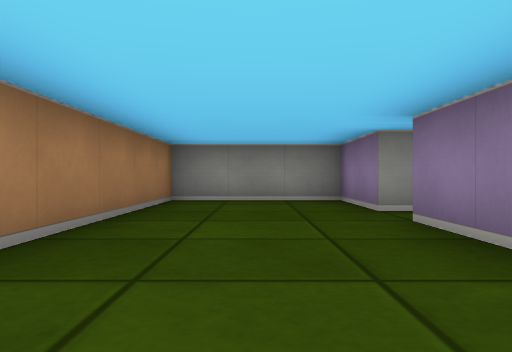
[1] (above)

22 first-person views from a walk through a cub3D ray-caster map. The camera is about half as high as the walls, looks level and sees 70° across. The floor is counted in squares. Each view is taken from the middle of a square. On the plan, view 1 faces up. The plan holds only what a view shows up to about 9 squares ahead; the rest is blank.

[2]
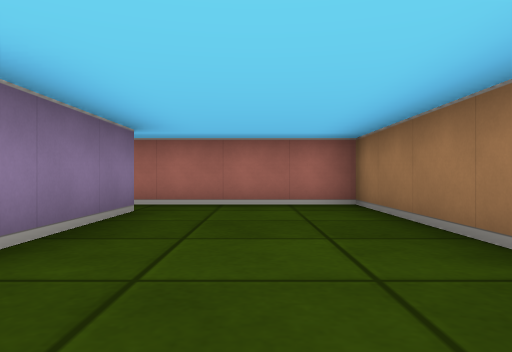

[3]
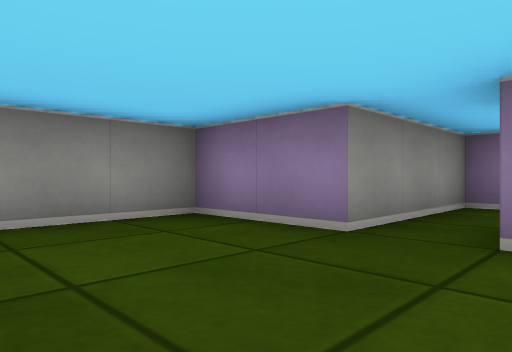

[4]
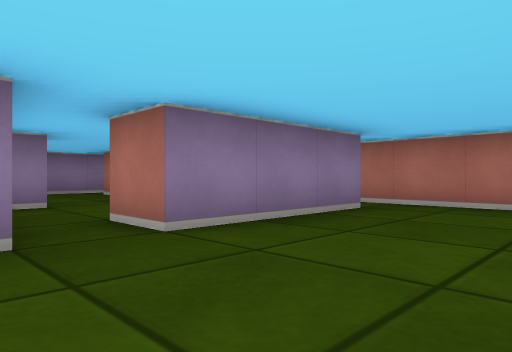

[5]
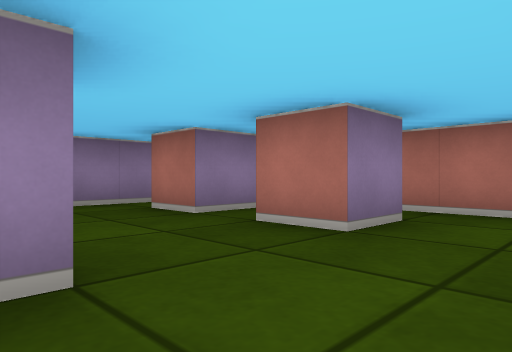

[6]
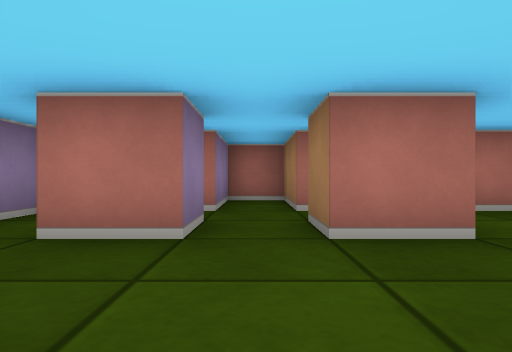

[7]
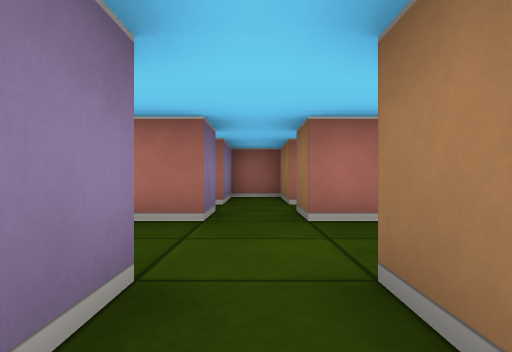

[8]
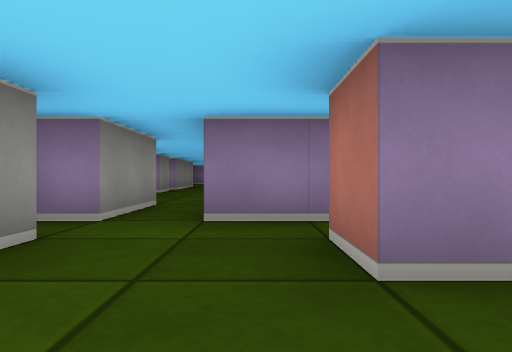

[9]
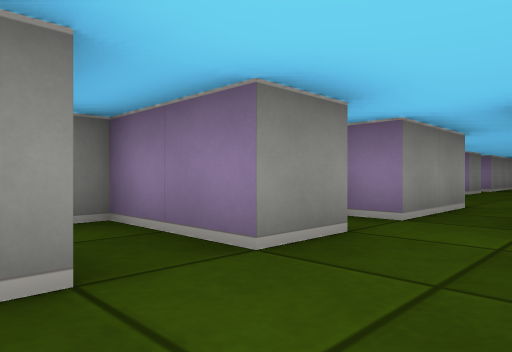

[10]
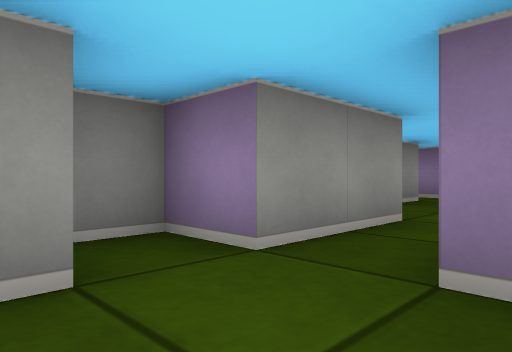

[11]
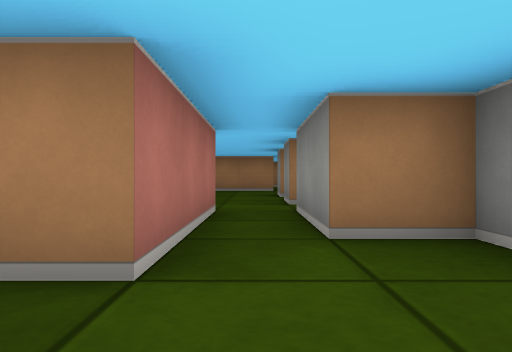

[12]
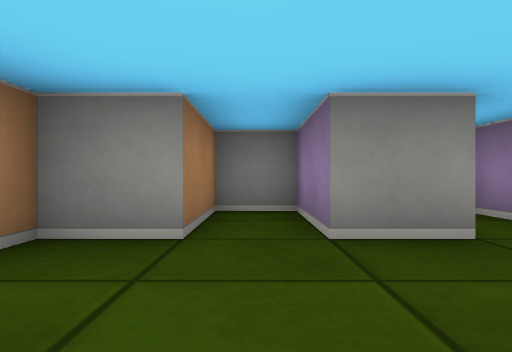

[13]
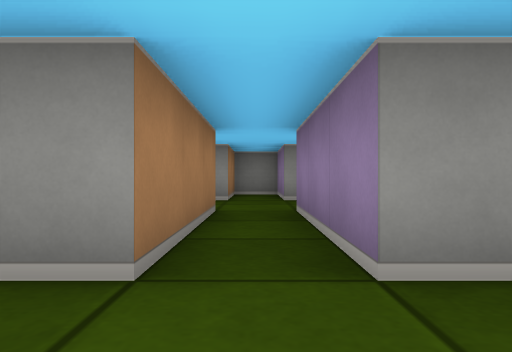

[14]
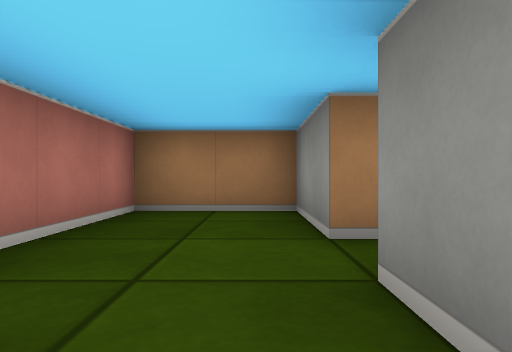

[15]
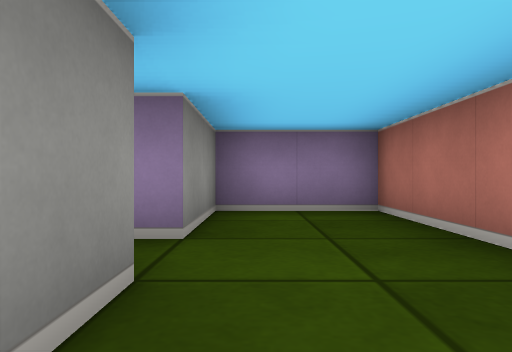

[16]
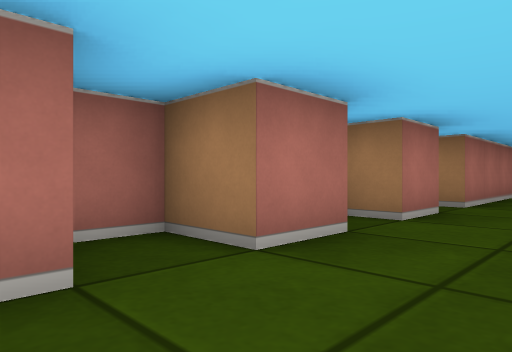

[17]
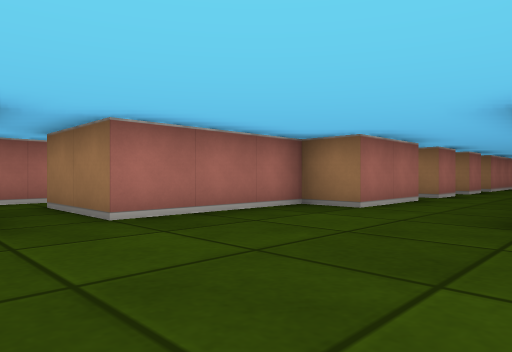

[18]
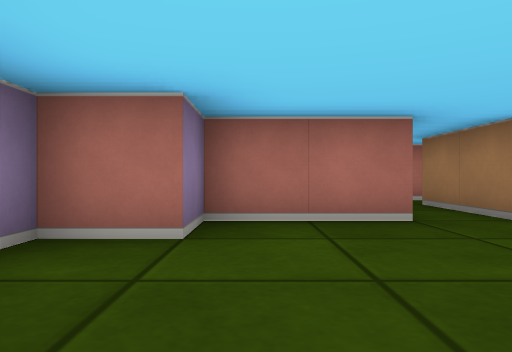

[19]
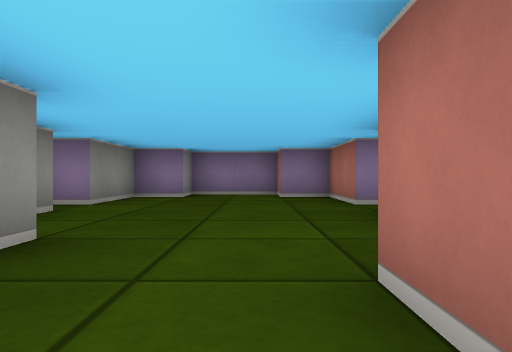

[20]
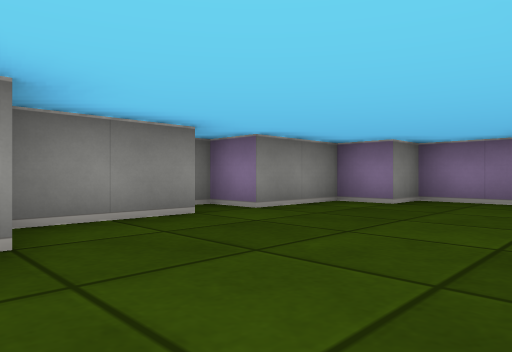

[21]
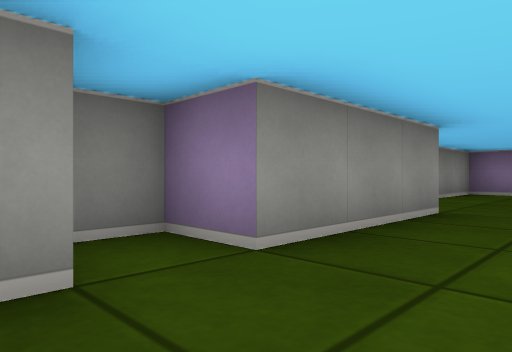

[22]
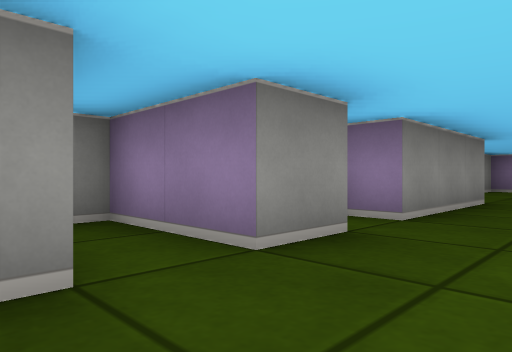

### Floor plan
Ten units are one square. View 1 is at (0, 0); x grows to the right and y downward. Boxes are objects, and circles mark ways between rooms. Rooms are numbered by the first view taken in them; rooms with no view inside come last. Other rooms are left out.
<svg viewBox="-20 -70 280 100">
<path fill="none" stroke="#000" d="M15 -5 15 -35 25 -35M25 -45 15 -45 15 -65 -15 -65 -15 5 25 5M45 -34 45 -45 25 -45M45 -4 45 -15 55 -15 55 -5M65 -5 65 -15 75 -15M55 -44 55 -35 48 -35M76 -35 65 -35 65 -55M25 5 55 5 55 25 65 25 65 5M85 -35 85 -45 78 -45M85 2 85 -25M136 -45 125 -45M145 -25 155 -25M156 -45 145 -45 145 -65M125 -25 135 -25 135 -19M115 -25 115 5 95 5 95 25 145 25 145 5 125 5 125 -25M196 -45 165 -45 165 -55 158 -55M215 -55 196 -55M225 -15 245 -15 245 -25 255 -25 255 -45 245 -45 245 -55 225 -55 225 -65 221 -65M164 -25 185 -25 185 -15 215 -15M155 -25 155 -15 162 -15M125 -45 125 -65 115 -65 115 -45 105 -45 105 -35 85 -35M85 -25 115 -25"/>
<circle cx="20" cy="-40" r="3" fill="#2a7"/>
<circle cx="20" cy="0" r="3" fill="#2a7"/>
<circle cx="80" cy="-30" r="3" fill="#2a7"/>
<circle cx="150" cy="-35" r="3" fill="#2a7"/>
<circle cx="130" cy="-35" r="3" fill="#2a7"/>
<circle cx="120" cy="-20" r="3" fill="#2a7"/>
<text x="0" y="-30">1</text>
<text x="50" y="-20">2</text>
<text x="140" y="-40">3</text>
<text x="120" y="10">4</text>
<text x="210" y="-40">5</text>
<text x="110" y="-40">6</text>
</svg>
Room 1 opens to room 2. Room 2 opens to room 6. Room 3 opens to room 5. Room 3 opens to room 6. Room 4 opens to room 6.

Where each view was taken, in squares from view 1:
view 1: 0 up, 0 right, facing up
view 2: 5 up, 0 right, facing down
view 3: 3 up, 1 left, facing up-right
view 4: 5 up, 1 left, facing down-right
view 5: 4 up, 3 right, facing down-right
view 6: 4 up, 6 right, facing down
view 7: 5 up, 6 right, facing down
view 8: 2 up, 5 right, facing right
view 9: 2 up, 5 right, facing up-right
view 10: 2 up, 7 right, facing up-right
view 11: 3 up, 13 right, facing left
view 12: 2 up, 12 right, facing up
view 13: 2 down, 12 right, facing up
view 14: 1 down, 14 right, facing left
view 15: 1 down, 10 right, facing right
view 16: 4 up, 17 right, facing down-left
view 17: 5 up, 23 right, facing down-left
view 18: 5 up, 24 right, facing down
view 19: 3 up, 17 right, facing right
view 20: 2 up, 19 right, facing up-right
view 21: 3 up, 15 right, facing up-right
view 22: 3 up, 13 right, facing up-right
